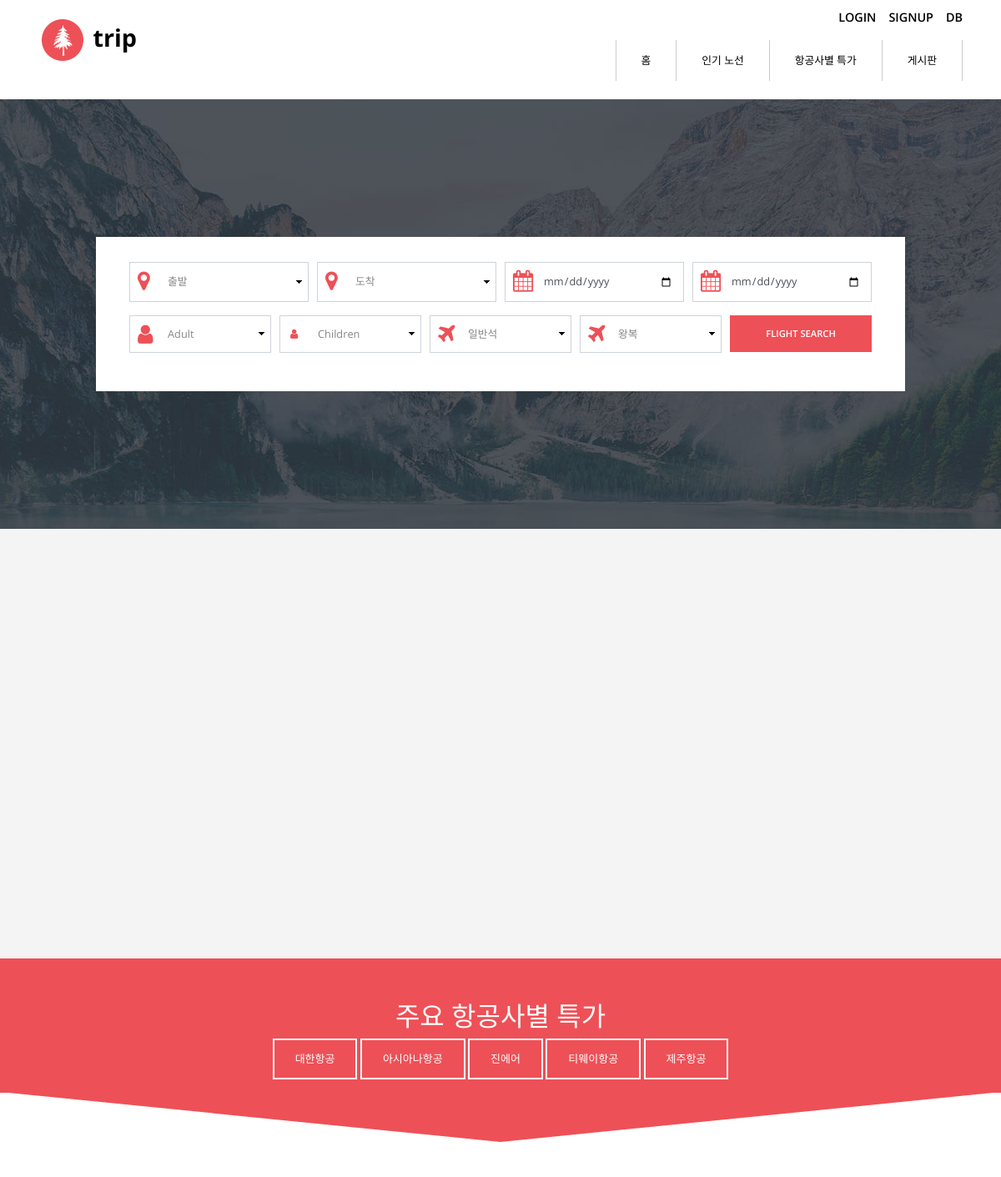
Before: / (upper part) with the older database file.
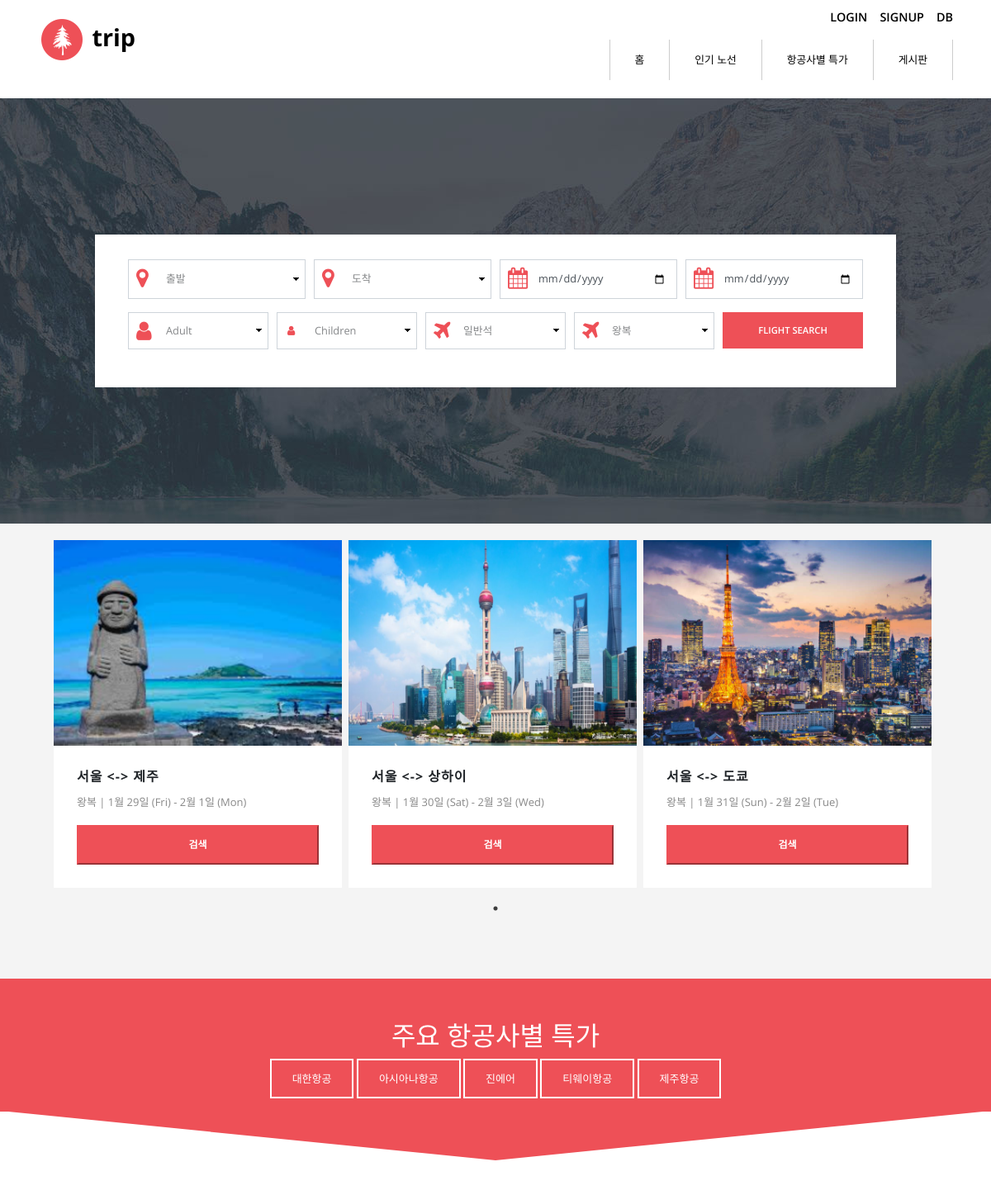
After: the same page with the newer database file.
### air_app/models.py (models this page shows)
class Airline(models.Model):
    objects = models.Manager()
    name = models.CharField(max_length=50)  # 항공사 이름
    air_img = models.FileField(upload_to='air_imag/')   # 항공사 이미지 경로

class Reservation(models.Model):
    objects = models.Manager()
    user_id = models.ForeignKey(User, on_delete = models.CASCADE, related_name="reservation")   # 유저 외래키
    go_ticket_id = models.ForeignKey(Ticket, on_delete=models.CASCADE, related_name="go_ticket", null=True)  # 가는편 외래키
    come_ticket_id = models.ForeignKey(Ticket, on_delete=models.CASCADE, related_name="come_ticket", null=True)    # 오는편 외래키
    reservation_date = models.DateField(auto_now_add=True)   # 예약날짜
    price = models.IntegerField()   # 결제금액

class Ticket(models.Model):
    objects = models.Manager()
    airline_id = models.ForeignKey(Airline, on_delete=models.CASCADE, related_name="ticket")   # 항공사 외래키
    departure_place = models.CharField(max_length=50)  # 출발지
    arrival_place = models.CharField(max_length=50)    # 도착지
    departure_airport = models.CharField(max_length=10)    # 출발공항(공항코드)
    arrival_airport = models.CharField(max_length=10)  # 도착공항(공항코드)
    departure_time = models.TimeField()    # 출발시간
    arrival_time = models.TimeField()   # 도착시간
    departure_data = models.DateField() # 출발날짜
    first_class_price = models.IntegerField()   # 일등석 가격
    business_class_price = models.IntegerField()    # 비즈니스 가격
    premium_price = models.IntegerField()   # 프리미엄 가격
    economy_price = models.IntegerField()   # 일반석 가격

### main_app/views.py (the view)
# urls.py: path('', views.indexViews, name='index'),
def indexViews(request):
    context = MainService().searchPlace()
    return render(request, 'index.html',context)

### main_app/services.py (called while the page is built)
    def searchPlace(self):
        departure_place_list= Ticket.objects.all().values('departure_place').distinct().order_by('departure_place')
        arrival_place_list = Ticket.objects.all().values('arrival_place').distinct().order_by('arrival_place')
        ranking_list = self.popular_ticket()
        airline_list =self.specials_tickets_airline()
        tickets= self.specials_tickets(airline_list[0].id)
        context ={"departure_place_list":departure_place_list,"arrival_place_list":arrival_place_list, "ranking_list":ranking_list, "tickets":tickets, "airline_list":airline_list}
        return context

    def specials_tickets_airline(self):
         airline = Airline.objects.all()
         return airline

### main_app/templates/index.html (shortened to what the changed rows need)
{%extends "base.html"%}
{% load static %}
{%block content%}
            <div class="tm-section tm-bg-img" id="tm-section-1">
                <div class="tm-bg-white ie-container-width-fix-2">
                </div>
            </div>
            <div class="tm-section tm-section-pad tm-bg-gray" id="tm-section-2">
                <div class="container">
                    <div class="row">
                        <div class="col-sm-12 col-md-12 col-lg-12 col-xl-12">
                            <div id="tm-article-carousel">
                                {% for rank in ranking_list %}
                                <article class="tm-bg-white mr-2 tm-carousel-item">
                                    <img src="/media/place_img/{{rank.go_ticket_id.arrival_place}}.png" alt="Image" class="img-fluid">
                                    <div class="tm-article-pad">
                                        <header><h3 class="text-uppercase tm-article-title-2">{{rank.go_ticket_id.departure_place}} &lt-&gt {{rank.go_ticket_id.arrival_place}}</h3></header>
                                        <p>왕복 | {{rank.go_ticket_id.departure_data | date:'n월 j일 (D)'}} - {{rank.come_ticket_id.departure_data | date:'n월 j일 (D)'}}</p>
                                        <form action="air_app/searchList_go" method="post">{% csrf_token %}
                                            <button type="submit" class="text-uppercase btn-primary tm-btn-primary">검색</a>
                                        </form>
                                    </div>
                                </article>
                                {% endfor %}
                            </div>
                        </div>
                    </div>
                </div>
            </div>
            <div class="tm-section-2", id="tm-section-3">
                <div class="container">
                    <div class="row">
                        <div class="col text-center">
                            <h4 class="tm-section-title">주요 항공사별 특가</h4>
                            {% for airline in airline_list %}
                            <p href="" class="tm-color-white tm-btn-white-bordered" id="{{airline.id}}" onclick="airlineSelected(this.id)">{{airline.name}}</p>
                            {% endfor %}
                        </div>
                    </div>
                </div>
            </div>
            <div class="tm-section tm-position-relative">
                <svg xmlns="http://www.w3.org/2000/svg" viewBox="0 0 100 100" preserveAspectRatio="none" class="tm-section-down-arrow">
                    <polygon fill="#ee5057" points="0,0  100,0  50,60"></polygon>
                </svg>
                <div class="container tm-pt-5 tm-pb-4">
                </div>
            </div>
{%endblock content%}

Changed rows visible on the page:
added Reservation: shows a picture, go_ticket_id.departure_place "서울", go_ticket_id.arrival_place "제주", go_ticket_id.departure_data "1월 29일 (Fri)", come_ticket_id.departure_data "2월 1일 (Mon)"
added Reservation: shows a picture, go_ticket_id.departure_place "서울", go_ticket_id.arrival_place "상하이", go_ticket_id.departure_data "1월 30일 (Sat)", come_ticket_id.departure_data "2월 3일 (Wed)"
added Reservation: shows a picture, go_ticket_id.departure_place "서울", go_ticket_id.arrival_place "도쿄", go_ticket_id.departure_data "1월 31일 (Sun)", come_ticket_id.departure_data "2월 2일 (Tue)"
